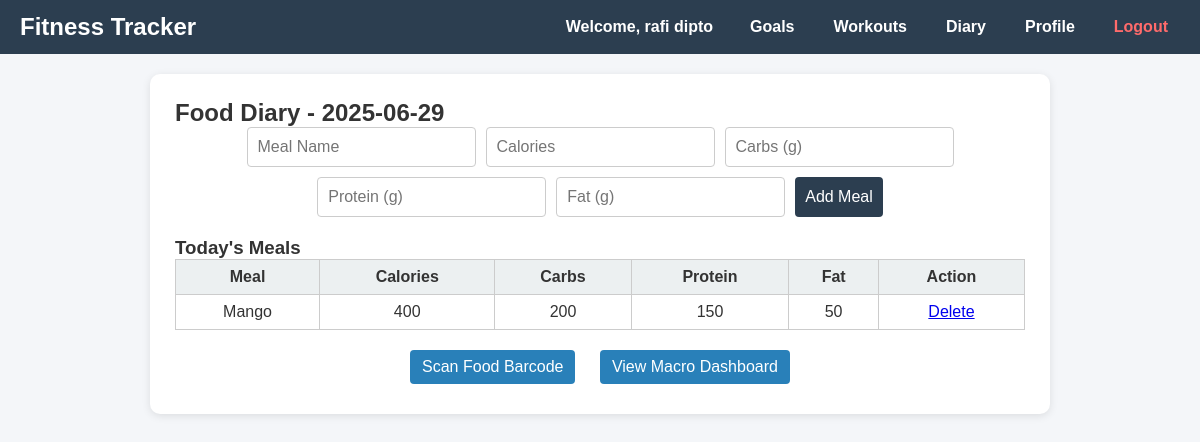
The app's page /public/index.php?controller=nutrition&action=diary (signed in) with its own data.
### tables this page shows
CREATE TABLE `meals` (
  `id` int(11) NOT NULL,
  `user_id` int(11) DEFAULT NULL,
  `meal` varchar(100) DEFAULT NULL,
  `calories` int(11) DEFAULT NULL,
  `carbs` int(11) DEFAULT NULL,
  `protein` int(11) DEFAULT NULL,
  `fat` int(11) DEFAULT NULL,
  `date` date DEFAULT NULL
);

### app/controllers/NutritionController.php (called while the page is built, shortened)
<?php
require ROOT . '/config/database.php';
require_once ROOT . '/app/models/NutritionModel.php';
function diary() {
    global $conn;
    $user_id = $_SESSION['user']['id'];
    $meals = getMealsByDate($conn, $user_id, date('Y-m-d'));
    require_once ROOT . '/app/views/nutrition/diary.php';
}

### app/models/NutritionModel.php (called while the page is built, shortened)
<?php
function getMealsByDate($conn, $user_id, $date) {
    $query = "SELECT * FROM meals WHERE user_id = '$user_id' AND date = '$date'";
    $result = mysqli_query($conn, $query);
    return mysqli_fetch_all($result, MYSQLI_ASSOC);
}

### app/views/nutrition/diary.php (the view, shortened to what this page needs)
<?php require_once ROOT . '/app/views/part/header.php'; ?>
<div class="container">
    <h2> Food Diary - <?= date('Y-m-d') ?></h2>
    <form method="POST" action="?controller=nutrition&action=addMeal" class="meal-form">
        <input type="text" name="meal" placeholder="Meal Name" required>
        <input type="number" name="calories" placeholder="Calories" required>
        <input type="number" name="carbs" placeholder="Carbs (g)" required>
        <input type="number" name="protein" placeholder="Protein (g)" required>
        <input type="number" name="fat" placeholder="Fat (g)" required>
        <button type="submit">Add Meal</button>
    </form>
    <h3>Today's Meals</h3>
    <?php if (empty($meals)): ?>
        <p style="text-align:center;">No meals logged yet.</p>
    <?php else: ?>
        <table class="responsive-table">
            <thead>
                <tr>
                    <th>Meal</th><th>Calories</th><th>Carbs</th><th>Protein</th><th>Fat</th><th>Action</th>
                </tr>
            </thead>
            <tbody>
            <?php foreach ($meals as $meal): ?>
                <tr>
                    <td><?= htmlspecialchars($meal['meal']) ?></td>
                    <td><?= $meal['calories'] ?></td>
                    <td><?= $meal['carbs'] ?></td>
                    <td><?= $meal['protein'] ?></td>
                    <td><?= $meal['fat'] ?></td>
                    <td><a href="?controller=nutrition&action=deleteMeal&id=<?= $meal['id'] ?>">Delete</a></td>
                </tr>
            <?php endforeach; ?>
            </tbody>
        </table>
    <?php endif; ?>
    <div class="diary-links">
        <a href="?controller=nutrition&action=scanner">Scan Food Barcode</a>
        <a href="?controller=nutrition&action=macroDashboard">View Macro Dashboard</a>
    </div>
</div>

### app/views/part/header.php (style rules this page uses)
* { box-sizing: border-box; margin: 0; padding: 0; }
body { font-family: Arial, sans-serif; background-color: #f4f6f9; color: #333; }

### app/views/nutrition/diary.php (style rules this page uses)
.container { max-width: 900px; margin: 20px auto; background: #fff; padding: 25px; border-radius: 10px; box-shadow: 0 2px 8px rgba(0,0,0,0.1); }
.meal-form { display: flex; flex-wrap: wrap; gap: 10px; margin-bottom: 20px; justify-content: center; }
.meal-form input, .meal-form button { padding: 10px; font-size: 16px; border-radius: 4px; border: 1px solid #ccc; }
.meal-form button { background-color: #2c3e50; color: white; border: none; cursor: pointer; }
.responsive-table { width: 100%; border-collapse: collapse; margin-bottom: 15px; }
.responsive-table th, .responsive-table td { border: 1px solid #ccc; padding: 8px; text-align: center; }
.responsive-table th { background-color: #ecf0f1; }
.diary-links { text-align: center; margin-top: 10px; }
.diary-links a { display: inline-block; margin: 5px 10px; text-decoration: none; padding: 8px 12px; background-color: #2980b9; color: white; border-radius: 4px; }

### records on screen
meals: meal "Mango", calories "400", carbs "200", protein "150", fat "50"

### other values on screen
$user['first_name'] . ' ' . $user['last_name'] "rafi dipto"
